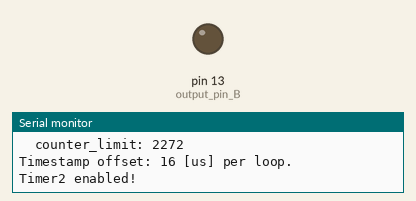
Bench run of a sketch on a simulated Arduino Uno, built with avr-gcc and run on an emulated ATmega328P. On the bench: output pins drawn as LEDs (lit = HIGH), the last lines printed to the serial monitor. Pins used as bus, display or sensor lines are not drawn.

Above: at 0.3 s.
At 12.0 s:
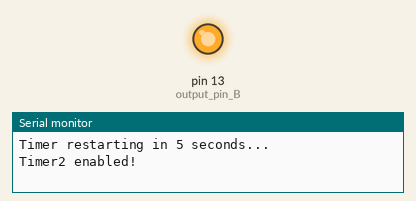
Timing chart, 0 to 13.1 s (numbered marks = the images above):
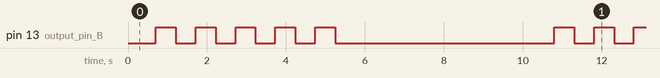

Measured:
- by itself, pin 13 (output_pin_B): repeats every 10.1 s: 4 × (LOW 0.50 s, HIGH 0.50 s), LOW 5.6 s, HIGH 0.50 s
- by itself, everything shown: repeats every 10.1 s, in 10 steps

The sketch:

testTimerTwo.ino
```cpp
/**
 *             testTimerTwo
 *             testTimerTwo.ino
 * Purpose:    A test program to help develop a library for Timer2.
 *
 * @author:    Tyler Lucas
 * Student ID: 3305203
 * Date:       May 3, 2017
 * Version     1.2
 *
 * References: http://maxembedded.com/2011/06/avr-timers-timer0/
 *             http://www.uchobby.com/index.php/2007/11/24/arduino-interrupts/
 */
// Define only one of the below modes.
//#define OSC_ONLY // for doing measurements with oscilloscope, without serial link
#define SERIAL       // for doing measurements with micros(), with serial link
//#define OSC_SERIAL   // for doing measurements with oscilloscope, with serial link

/* Change these to experiment. Oscilloscope can less than 1 microsecond,
 * humans can see over 67000 microseconds (15 Hz). */
#ifdef SERIAL
#define TIMER_DELAY 500000        // slow down LED blink so you can see it
#define TIMER_DELAY_TEST_LOOPS 10 // test time will be TIMER_DELAY_TEST_LOOPS * TIMER_DELAY
const int loop_delay_time = 5;    // in [seconds]
#else
#define TIMER_DELAY 220
#define TIMER_DELAY_TEST_LOOPS 1
#endif

// Pin assignments.
const unsigned int output_pin_A = 12; // flips every overflow
volatile unsigned int toggle_me_A = LOW;
const unsigned int output_pin_B = 13; // flips every TIMER_DELAY
volatile unsigned int toggle_me_B = LOW;

#define F_CPU 16000000
#define RESOLUTION 256

// TimerTwo stuff it needs
char oldSREG;
unsigned char timer2_prescale_bits;
unsigned long tcnt2;
unsigned long prescale_factor = 1;

// TimerTwo overflow counter variables
volatile unsigned long counter = 0;
volatile unsigned long counter_limit = (1 << 31); // 2^31, a big number

void setup()
{

#ifndef OSC_ONLY
  Serial.begin(9600);
#endif

  pinMode( output_pin_A, OUTPUT );
  pinMode( output_pin_B, OUTPUT );
}


void loop()
{
  /* Period needs to be over 6us or the program will hang,
   *  spending all of its time in the ISRs. Aggregate delay
   *  time, timer_delay, has up to 40% error with /1
   *  prescale when measured with micros(), perhaps due to
   *  inaccuracy and overhead associated with using micros()
   *  and reading pin states (digitalRead).
   */
  long timer2_period = 220;  // in [us], minimum 6 or program hangs, up to 40% error in /1
  timer2_init( timer2_period );
  long timer_delay = TIMER_DELAY;  // in [us], make >15Hz if you want to see LED blink
  counter_limit = timer_delay / timer2_period; // [us] / [us]

#ifndef OSC_ONLY
  Serial.println();
  Serial.print("  timer2_period: "); Serial.print(timer2_period); Serial.println(" [us]");
  Serial.print("          tcnt2: "); Serial.println(tcnt2);
  Serial.print("      256-tcnt2: "); Serial.println(256-tcnt2);
  Serial.print("prescale factor: "); Serial.println(prescale_factor);
  Serial.print("     timer xtal: "); Serial.print((F_CPU/1000)/prescale_factor); Serial.println(" [kHz]");
  Serial.print("     timer tick: "); Serial.print( (256-tcnt2) * prescale_factor / ( F_CPU / 1000000 ) ); Serial.println(" [us]");
  Serial.print("    timer_delay: "); Serial.print(timer_delay); Serial.println(" [us]");
  Serial.print("  counter_limit: "); Serial.println(counter_limit);
#endif

  unsigned int prev_state = toggle_me_B;

  timer2_start();

#ifdef SERIAL
  unsigned long timestamp, timestamp_offset;

  /* This attempts to remove the timing error introduced by overhead
   *  in the loop checking for the toggled bit.
   */
  prev_state = toggle_me_A;

  int n; // removed from for loop to get outside of micros() timer

  timestamp = micros();
  timestamp_offset = micros();  // assignment and micros() access delay
  for ( n=1; n<2; n++ )
  {
    while ( toggle_me_A == prev_state ) { test_while_loop(); asm(""); }
    asm("");
  }
  timestamp_offset = micros() - timestamp;

  // undo changes from this test
  counter--;
  digitalWrite( output_pin_A, toggle_me_A^=1 );
  prev_state = toggle_me_B;
  Serial.print("\nTimestamp offset: "); Serial.print(timestamp_offset); Serial.println(" [us] per loop.\n");
#endif


  while ( true ) {
#ifdef SERIAL
    Serial.println("\nTimer2 enabled!");

    int n; // removed from for loop to get outside of micros() timer

    timer2_restart();
    timestamp = micros();
    timer2_enable();

    for ( n=0; n<TIMER_DELAY_TEST_LOOPS; n++ )
    {
      while ( toggle_me_B == prev_state ) { }
      prev_state = toggle_me_B;
    }

    timestamp = micros() - timestamp - TIMER_DELAY_TEST_LOOPS * timestamp_offset;

    timer2_disable();
    timer2_stop();
//    timer2_restart();

    prev_state = toggle_me_B;

    Serial.print("Timer2 disabled!");
    Serial.print(" Time: ");
    Serial.print( float(timestamp/1e6), 4 );
    Serial.print(" seconds. That is ");
    if ( timestamp > TIMER_DELAY_TEST_LOOPS * TIMER_DELAY ) { Serial.print( "+" ); }
    Serial.print( 100*( (float)(timestamp) / (float)(TIMER_DELAY_TEST_LOOPS * TIMER_DELAY) )-100, 3 );
    Serial.println("% from the target delay.");
    Serial.print("Timer restarting in "); Serial.print(loop_delay_time); Serial.println(" seconds...");

    delay( loop_delay_time*1000 );
#endif
  }
}


void timer2_init( long microseconds )
{
  // prescale by /1 (16MHz, 16us OVF)
  TCCR2A = 0;   // Normal port operation, OC2A disconnected
  timer2_set_period( microseconds );
}


void timer2_set_period( long microseconds )
{
  if ( microseconds * ( F_CPU / 1000000 ) < RESOLUTION * 1 )
  {
    timer2_prescale_bits = (1 << CS20);                 // no prescale, /1
    prescale_factor = 1;
  }
  else if ( microseconds * ( F_CPU / 1000000 ) < RESOLUTION * 8 )
  {
    timer2_prescale_bits = (1 << CS21);                              // /8
    prescale_factor = 8;
  }
  else if ( microseconds * ( F_CPU / 1000000 ) < RESOLUTION * 32 )
  {
    timer2_prescale_bits = (1 << CS21) | (1 << CS20);                // /32
    prescale_factor = 32;
  }
  else if ( microseconds * ( F_CPU / 1000000 ) < RESOLUTION * 64 )
  {
    timer2_prescale_bits = (1 << CS22);                              // /64
    prescale_factor = 64;
  }
  else if ( microseconds * ( F_CPU / 1000000 ) < RESOLUTION * 128 )
  {
    timer2_prescale_bits = (1 << CS22) | (1 << CS20);                // /128
    prescale_factor = 128;
  }
  else if ( microseconds * ( F_CPU / 1000000 ) < RESOLUTION * 1024 )
  {
    timer2_prescale_bits = (1 << CS22) | (1 << CS21) | (1 << CS20);  // /1024
    prescale_factor = 1024;
  }
  else
  {
    timer2_prescale_bits = (1 << CS22) | (1 << CS21) | (1 << CS20);  // not enuf bits sir, max set
    prescale_factor = 1024;
  }

  TCCR2B &= ~( (1 << CS22) | (1 << CS21) | (1 << CS20) );
  TCCR2B |= timer2_prescale_bits;

  tcnt2 = RESOLUTION - ( microseconds * ( F_CPU / 1000000 ) ) / prescale_factor;
  TCNT2 = tcnt2;    // starts timer
}


void timer2_start() // don't call before timer2_init; disables ISR, call timer2_enable after
{
  unsigned int tcnt2_temp;

  TIMSK2 &= ~(1 << TOIE2);  // Timer2 OVF ISR disable

  oldSREG = SREG;
  cli();
  TCNT2 = tcnt2;    // restart counter
  SREG = oldSREG;
  timer2_restart(); // prescale determined earlier with timer2_init or timer2_set_period
  do { // wait until timer gets past it's first tick to stop 'phantom' interrupt
    oldSREG = SREG;
    cli();
    tcnt2_temp = TCNT2;
    SREG = oldSREG;
  } while ( tcnt2_temp == tcnt2 );

//  TIFR2 = 0xFF;             // clear interrupt flags
//  TIMSK2 |= (1 << TOIE2);   // Timer2 OVF ISR enable
}


void timer2_stop()    // stop timer, ISR not disabled (but won't fire)
{
  TCCR2B &= ~( (1 << CS22) | (1 << CS21) | (1 << CS20) ); // clears all clock select bits
}


void timer2_restart() // starts clock; does not zero timer, use timer2_restart_zero for that
{
  TCCR2B |= timer2_prescale_bits;
}


void timer2_restart_zero()  // resets timer back to tcnt2, starts clock
{
//  TIMSK2 &= ~(1 << TOIE2);  // Timer2 OVF ISR disable

  oldSREG = SREG;
  cli();
  TCNT2 = tcnt2;    // restart counter
  SREG = oldSREG;
  timer2_restart(); // prescale determined earlier with timer2_init or timer2_set_period

  // may be phantom interrupt here, clearing flag instead of waiting for timer tick
  TIFR2 = 0xFF;             // clear interrupt flag

//  TIMSK2 |= (1 << TOIE2);   // Timer2 OVF ISR enable
}


void timer2_enable()  // enables ISR, does not touch timer
{
  TIFR2 = 0xFF;             // clear interrupt flag
  TIMSK2 |= (1 << TOIE2);   // Timer2 OVF ISR enable
}


void timer2_disable() // disables ISR, clears interrupt flag
{
  TIMSK2 = 0;
  TIFR2 = 0xFF;             // clear interrupt flag
}


// the test ISR
ISR( TIMER2_OVF_vect )
{
  timer2_restart_zero();  // restart and zero timer back to tcnt2
  counter++;
  // toggles output and assigns between 0 and 1 (LOW or HIGH), breaks for other numbers
  digitalWrite( output_pin_A, toggle_me_A^=1 );
  if ( counter >= counter_limit )
  {
    // toggles output and assigns between 0 and 1 (LOW or HIGH), breaks for other numbers
    digitalWrite( output_pin_B, toggle_me_B^=1 );
    counter = 0;
  }
}

void test_while_loop()
{
  timer2_restart_zero();
  counter++;
  digitalWrite( output_pin_A, toggle_me_A^=1 );
  volatile bool isFalse = false;
  if ( isFalse ) while (true) { asm(""); }
}
```
